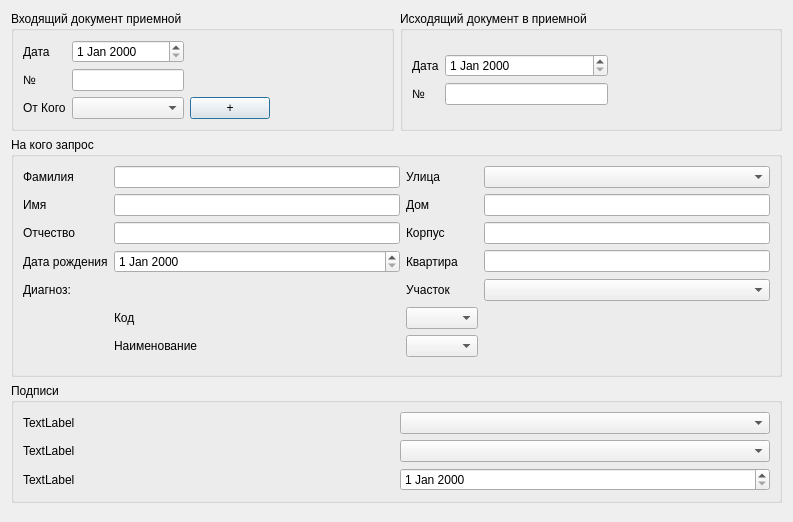
<?xml version="1.0" encoding="UTF-8"?>
<ui version="4.0">
 <class>Dialog_add_and_edit_journal_zapros</class>
 <widget class="QDialog" name="Dialog_add_and_edit_journal_zapros">
  <property name="geometry">
   <rect>
    <x>0</x>
    <y>0</y>
    <width>793</width>
    <height>522</height>
   </rect>
  </property>
  <property name="windowTitle">
   <string>Dialog</string>
  </property>
  <layout class="QVBoxLayout" name="verticalLayout_2">
   <item>
    <layout class="QHBoxLayout" name="horizontalLayout">
     <item>
      <widget class="QGroupBox" name="groupBox">
       <property name="title">
        <string>Входящий документ приемной</string>
       </property>
       <layout class="QVBoxLayout" name="verticalLayout">
        <item>
         <layout class="QGridLayout" name="gridLayout">
          <item row="0" column="0">
           <widget class="QLabel" name="label">
            <property name="text">
             <string>Дата</string>
            </property>
           </widget>
          </item>
          <item row="2" column="0">
           <widget class="QLabel" name="label_3">
            <property name="text">
             <string>От Кого</string>
            </property>
           </widget>
          </item>
          <item row="0" column="1">
           <widget class="QDateEdit" name="dateEdit"/>
          </item>
          <item row="1" column="0">
           <widget class="QLabel" name="label_2">
            <property name="text">
             <string>№</string>
            </property>
           </widget>
          </item>
          <item row="2" column="2">
           <widget class="QPushButton" name="pushButton">
            <property name="text">
             <string>+</string>
            </property>
           </widget>
          </item>
          <item row="1" column="1">
           <widget class="QLineEdit" name="lineEdit"/>
          </item>
          <item row="2" column="1">
           <widget class="QComboBox" name="comboBox"/>
          </item>
          <item row="2" column="3">
           <spacer name="horizontalSpacer_2">
            <property name="orientation">
             <enum>Qt::Horizontal</enum>
            </property>
            <property name="sizeHint" stdset="0">
             <size>
              <width>40</width>
              <height>20</height>
             </size>
            </property>
           </spacer>
          </item>
         </layout>
        </item>
       </layout>
      </widget>
     </item>
     <item>
      <widget class="QGroupBox" name="groupBox_4">
       <property name="title">
        <string>Исходящий документ в приемной</string>
       </property>
       <layout class="QVBoxLayout" name="verticalLayout_5">
        <item>
         <layout class="QGridLayout" name="gridLayout_4">
          <item row="1" column="0">
           <widget class="QLabel" name="label_20">
            <property name="text">
             <string>№</string>
            </property>
           </widget>
          </item>
          <item row="1" column="1">
           <widget class="QLineEdit" name="lineEdit_8"/>
          </item>
          <item row="0" column="0">
           <widget class="QLabel" name="label_19">
            <property name="text">
             <string>Дата</string>
            </property>
           </widget>
          </item>
          <item row="0" column="1">
           <widget class="QDateEdit" name="dateEdit_4"/>
          </item>
          <item row="0" column="2">
           <spacer name="horizontalSpacer_3">
            <property name="orientation">
             <enum>Qt::Horizontal</enum>
            </property>
            <property name="sizeHint" stdset="0">
             <size>
              <width>40</width>
              <height>20</height>
             </size>
            </property>
           </spacer>
          </item>
         </layout>
        </item>
       </layout>
      </widget>
     </item>
    </layout>
   </item>
   <item>
    <widget class="QGroupBox" name="groupBox_2">
     <property name="title">
      <string>На кого запрос</string>
     </property>
     <layout class="QVBoxLayout" name="verticalLayout_3">
      <item>
       <layout class="QGridLayout" name="gridLayout_2">
        <item row="5" column="1">
         <widget class="QLabel" name="label_15">
          <property name="text">
           <string>Код</string>
          </property>
         </widget>
        </item>
        <item row="4" column="0">
         <widget class="QLabel" name="label_13">
          <property name="text">
           <string>Диагноз:</string>
          </property>
         </widget>
        </item>
        <item row="1" column="1">
         <widget class="QLineEdit" name="lineEdit_3"/>
        </item>
        <item row="3" column="1">
         <widget class="QDateEdit" name="dateEdit_2"/>
        </item>
        <item row="3" column="2">
         <widget class="QLabel" name="label_11">
          <property name="text">
           <string>Квартира</string>
          </property>
         </widget>
        </item>
        <item row="0" column="3">
         <widget class="QComboBox" name="comboBox_2"/>
        </item>
        <item row="4" column="3">
         <widget class="QComboBox" name="comboBox_3"/>
        </item>
        <item row="1" column="2">
         <widget class="QLabel" name="label_9">
          <property name="text">
           <string>Дом</string>
          </property>
         </widget>
        </item>
        <item row="6" column="1">
         <widget class="QLabel" name="label_14">
          <property name="text">
           <string>Наименование</string>
          </property>
         </widget>
        </item>
        <item row="2" column="2">
         <widget class="QLabel" name="label_10">
          <property name="text">
           <string>Корпус</string>
          </property>
         </widget>
        </item>
        <item row="3" column="3">
         <widget class="QLineEdit" name="lineEdit_7"/>
        </item>
        <item row="2" column="1">
         <widget class="QLineEdit" name="lineEdit_4"/>
        </item>
        <item row="3" column="0">
         <widget class="QLabel" name="label_7">
          <property name="text">
           <string>Дата рождения</string>
          </property>
         </widget>
        </item>
        <item row="6" column="2">
         <widget class="QComboBox" name="comboBox_5"/>
        </item>
        <item row="0" column="0">
         <widget class="QLabel" name="label_4">
          <property name="text">
           <string>Фамилия</string>
          </property>
         </widget>
        </item>
        <item row="0" column="2">
         <widget class="QLabel" name="label_8">
          <property name="text">
           <string>Улица</string>
          </property>
         </widget>
        </item>
        <item row="1" column="0">
         <widget class="QLabel" name="label_5">
          <property name="text">
           <string>Имя</string>
          </property>
         </widget>
        </item>
        <item row="1" column="3">
         <widget class="QLineEdit" name="lineEdit_5"/>
        </item>
        <item row="4" column="2">
         <widget class="QLabel" name="label_12">
          <property name="text">
           <string>Участок</string>
          </property>
         </widget>
        </item>
        <item row="2" column="0">
         <widget class="QLabel" name="label_6">
          <property name="text">
           <string>Отчество</string>
          </property>
         </widget>
        </item>
        <item row="0" column="1">
         <widget class="QLineEdit" name="lineEdit_2"/>
        </item>
        <item row="2" column="3">
         <widget class="QLineEdit" name="lineEdit_6"/>
        </item>
        <item row="5" column="2">
         <widget class="QComboBox" name="comboBox_4"/>
        </item>
       </layout>
      </item>
      <item>
       <spacer name="verticalSpacer_2">
        <property name="orientation">
         <enum>Qt::Vertical</enum>
        </property>
        <property name="sizeHint" stdset="0">
         <size>
          <width>20</width>
          <height>40</height>
         </size>
        </property>
       </spacer>
      </item>
     </layout>
    </widget>
   </item>
   <item>
    <widget class="QGroupBox" name="groupBox_3">
     <property name="title">
      <string>Подписи</string>
     </property>
     <layout class="QVBoxLayout" name="verticalLayout_4">
      <item>
       <layout class="QGridLayout" name="gridLayout_3">
        <item row="1" column="1">
         <widget class="QComboBox" name="comboBox_7"/>
        </item>
        <item row="1" column="0">
         <widget class="QLabel" name="label_17">
          <property name="text">
           <string>TextLabel</string>
          </property>
         </widget>
        </item>
        <item row="0" column="0">
         <widget class="QLabel" name="label_16">
          <property name="text">
           <string>TextLabel</string>
          </property>
         </widget>
        </item>
        <item row="0" column="1">
         <widget class="QComboBox" name="comboBox_6"/>
        </item>
        <item row="2" column="1">
         <widget class="QDateEdit" name="dateEdit_3"/>
        </item>
        <item row="2" column="0">
         <widget class="QLabel" name="label_18">
          <property name="text">
           <string>TextLabel</string>
          </property>
         </widget>
        </item>
       </layout>
      </item>
     </layout>
    </widget>
   </item>
   <item>
    <spacer name="verticalSpacer_3">
     <property name="orientation">
      <enum>Qt::Vertical</enum>
     </property>
     <property name="sizeHint" stdset="0">
      <size>
       <width>20</width>
       <height>40</height>
      </size>
     </property>
    </spacer>
   </item>
  </layout>
 </widget>
 <resources/>
 <connections/>
</ui>
